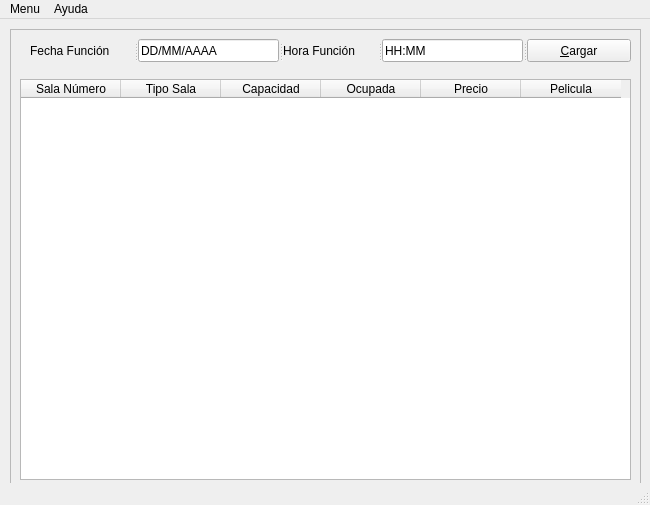
<?xml version="1.0" encoding="UTF-8"?>
<ui version="4.0">
 <class>vPrincipal</class>
 <widget class="QMainWindow" name="vPrincipal">
  <property name="geometry">
   <rect>
    <x>0</x>
    <y>0</y>
    <width>650</width>
    <height>505</height>
   </rect>
  </property>
  <property name="sizePolicy">
   <sizepolicy hsizetype="Preferred" vsizetype="Preferred">
    <horstretch>0</horstretch>
    <verstretch>0</verstretch>
   </sizepolicy>
  </property>
  <property name="maximumSize">
   <size>
    <width>650</width>
    <height>505</height>
   </size>
  </property>
  <property name="windowTitle">
   <string>Cinemar - Carga de Funciones</string>
  </property>
  <widget class="QWidget" name="centralwidget">
   <widget class="QFrame" name="frame">
    <property name="geometry">
     <rect>
      <x>10</x>
      <y>10</y>
      <width>631</width>
      <height>461</height>
     </rect>
    </property>
    <property name="frameShape">
     <enum>QFrame::StyledPanel</enum>
    </property>
    <property name="frameShadow">
     <enum>QFrame::Raised</enum>
    </property>
    <widget class="QTableWidget" name="tabla">
     <property name="geometry">
      <rect>
       <x>10</x>
       <y>50</y>
       <width>611</width>
       <height>401</height>
      </rect>
     </property>
     <column>
      <property name="text">
       <string>Sala Número</string>
      </property>
     </column>
     <column>
      <property name="text">
       <string>Tipo Sala</string>
      </property>
     </column>
     <column>
      <property name="text">
       <string>Capacidad</string>
      </property>
     </column>
     <column>
      <property name="text">
       <string>Ocupada</string>
      </property>
     </column>
     <column>
      <property name="text">
       <string>Precio</string>
      </property>
     </column>
     <column>
      <property name="text">
       <string>Pelicula</string>
      </property>
     </column>
    </widget>
    <widget class="QSplitter" name="splitter">
     <property name="geometry">
      <rect>
       <x>20</x>
       <y>10</y>
       <width>601</width>
       <height>23</height>
      </rect>
     </property>
     <property name="orientation">
      <enum>Qt::Horizontal</enum>
     </property>
     <widget class="QLabel" name="lblFecha">
      <property name="text">
       <string>Fecha Función</string>
      </property>
     </widget>
     <widget class="QLineEdit" name="txtFecha">
      <property name="text">
       <string>DD/MM/AAAA</string>
      </property>
     </widget>
     <widget class="QLabel" name="lblHora">
      <property name="text">
       <string>Hora Función</string>
      </property>
     </widget>
     <widget class="QLineEdit" name="txtHorario">
      <property name="text">
       <string>HH:MM</string>
      </property>
     </widget>
     <widget class="QPushButton" name="btnCargar">
      <property name="text">
       <string>&amp;Cargar</string>
      </property>
     </widget>
    </widget>
   </widget>
  </widget>
  <widget class="QMenuBar" name="mneMenu">
   <property name="geometry">
    <rect>
     <x>0</x>
     <y>0</y>
     <width>650</width>
     <height>21</height>
    </rect>
   </property>
   <widget class="QMenu" name="menuMenu">
    <property name="title">
     <string>Menu</string>
    </property>
    <addaction name="actionSalir"/>
   </widget>
   <widget class="QMenu" name="menuAyuda">
    <property name="title">
     <string>Ayuda</string>
    </property>
    <addaction name="actionAcerca_de"/>
   </widget>
   <addaction name="menuMenu"/>
   <addaction name="menuAyuda"/>
  </widget>
  <widget class="QStatusBar" name="statusbar"/>
  <action name="actionAcerca_de">
   <property name="text">
    <string>Acerca de...</string>
   </property>
  </action>
  <action name="actionSalir">
   <property name="text">
    <string>Salir</string>
   </property>
  </action>
 </widget>
 <resources/>
 <connections/>
</ui>
